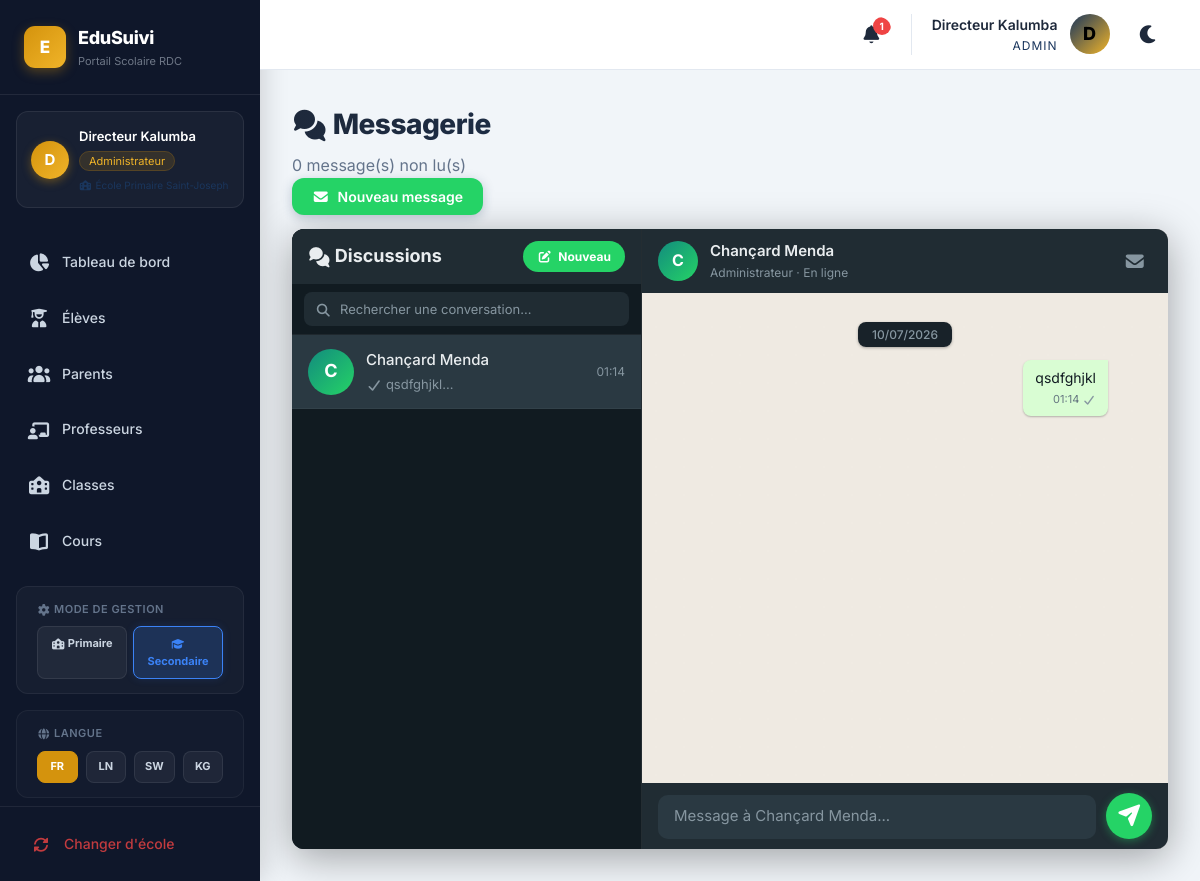
Screenshot of /admin/messages.php?contact=5 (signed in) with the database file from the repository.
### tables this page shows
CREATE TABLE `users` (
  `id` int(11) NOT NULL AUTO_INCREMENT,
  `name` varchar(100) NOT NULL,
  `email` varchar(100) NOT NULL,
  `password` varchar(255) NOT NULL,
  `role` enum('school','admin','teacher','parent') NOT NULL,
  `school_id` int(11) DEFAULT NULL,
  `reset_token` varchar(64) DEFAULT NULL,
  `reset_token_expiry` datetime DEFAULT NULL,
  `created_at` timestamp NOT NULL DEFAULT current_timestamp(),
  PRIMARY KEY (`id`),
  UNIQUE KEY `email` (`email`),
  KEY `fk_users_school` (`school_id`),
  KEY `idx_reset_token` (`reset_token`),
  CONSTRAINT `fk_users_school` FOREIGN KEY (`school_id`) REFERENCES `schools` (`id`) ON DELETE SET NULL
);

CREATE TABLE `messages` (
  `id` int(11) NOT NULL AUTO_INCREMENT,
  `sender_id` int(11) NOT NULL,
  `receiver_id` int(11) NOT NULL,
  `subject` varchar(200) NOT NULL,
  `body` text NOT NULL,
  `is_read` tinyint(1) DEFAULT 0,
  `is_deleted_sender` tinyint(1) DEFAULT 0,
  `is_deleted_receiver` tinyint(1) DEFAULT 0,
  `created_at` timestamp NOT NULL DEFAULT current_timestamp(),
  PRIMARY KEY (`id`),
  KEY `sender_id` (`sender_id`),
  KEY `idx_messages_receiver` (`receiver_id`,`is_read`),
  CONSTRAINT `messages_ibfk_1` FOREIGN KEY (`sender_id`) REFERENCES `users` (`id`) ON DELETE CASCADE,
  CONSTRAINT `messages_ibfk_2` FOREIGN KEY (`receiver_id`) REFERENCES `users` (`id`) ON DELETE CASCADE
);

### includes/messages_core.php (called while the page is built, shortened)
<?php
function messagesPage($pdo, $currentUser, $role) {
    $userId  = $currentUser['id'];
    $contactId = intval($_GET['contact'] ?? 0);
    $contactUser = null;
    if ($contactId) {
        $stmt = $pdo->prepare("SELECT id, name, role FROM users WHERE id = ?");
        $stmt->execute([$contactId]);
        $contactUser = $stmt->fetch();
        $pdo->prepare("UPDATE messages SET is_read=1 WHERE sender_id=? AND receiver_id=? AND is_read=0")
            ->execute([$contactId, $userId]);
    }
    if ($contactUser) {
        $stmt = $pdo->prepare("
            SELECT m.*,
                   s.name AS sender_name,
                   r.name AS receiver_name
            FROM messages m
            JOIN users s ON m.sender_id  = s.id
            JOIN users r ON m.receiver_id = r.id
            WHERE (
                (m.sender_id=? AND m.receiver_id=? AND m.is_deleted_sender=0)
                OR
                (m.sender_id=? AND m.receiver_id=? AND m.is_deleted_receiver=0)
            )
            ORDER BY m.created_at ASC
        ");
        $stmt->execute([$userId, $contactId, $contactId, $userId]);
        $conversation = $stmt->fetchAll();
    }
    $convStmt = $pdo->prepare("
        SELECT
            u.id, u.name, u.role,
            last_msg.body        AS last_body,
            last_msg.created_at  AS last_time,
            last_msg.sender_id   AS last_sender,
            COALESCE(unread.cnt, 0) AS unread_count
        FROM users u
        JOIN (
            SELECT
                CASE WHEN sender_id=:me THEN receiver_id ELSE sender_id END AS partner_id,
                body, created_at, sender_id,
                ROW_NUMBER() OVER (
                    PARTITION BY CASE WHEN sender_id=:me THEN receiver_id ELSE sender_id END
                    ORDER BY created_at DESC
                ) AS rn
            FROM messages
            WHERE (sender_id=:me AND is_deleted_sender=0)
               OR (receiver_id=:me AND is_deleted_receiver=0)
        ) last_msg ON u.id = last_msg.partner_id AND last_msg.rn = 1
        LEFT JOIN (
            SELECT sender_id, COUNT(*) AS cnt
            FROM messages
            WHERE receiver_id=:me AND is_read=0 AND is_deleted_receiver=0
            GROUP BY sender_id
        ) unread ON unread.sender_id = u.id
        ORDER BY last_msg.created_at DESC
    ");
    $convStmt->execute([':me' => $userId]);
    $conversations = $convStmt->fetchAll();
    $unreadCnt = (int) $pdo->prepare("
        SELECT COUNT(*) FROM messages WHERE receiver_id=? AND is_read=0 AND is_deleted_receiver=0
    ")->execute([$userId]) ? $pdo->query("
        SELECT COUNT(*) FROM messages WHERE receiver_id=$userId AND is_read=0 AND is_deleted_receiver=0
    ")->fetchColumn() : 0;
    $uStmt = $pdo->prepare("SELECT COUNT(*) FROM messages WHERE receiver_id=? AND is_read=0 AND is_deleted_receiver=0");
    $uStmt->execute([$userId]);
    $unreadCnt = (int) $uStmt->fetchColumn();
    $recipients = $pdo->query("SELECT id, name, role FROM users WHERE id != $userId ORDER BY role, name")->fetchAll();
    $roleLabels = ['admin' => 'Administrateur', 'teacher' => 'Enseignant', 'parent' => 'Parent'];
    return compact(
        'success', 'error',
        'conversations', 'conversation',
        'contactUser', 'contactId',
        'unreadCnt', 'recipients', 'roleLabels'
    );
}

### includes/config.php (called while the page is built, shortened)
<?php
function getUser() {
    return [
        'id'          => $_SESSION['user_id'] ?? null,
        'name'        => $_SESSION['user_name'] ?? '',
        'email'       => $_SESSION['user_email'] ?? '',
        'role'        => $_SESSION['user_role'] ?? '',
        'school_id'   => $_SESSION['school_id'] ?? null,
        'school_mode' => $_SESSION['school_mode'] ?? 'secondaire',
    ];
}
function escape($str) {
    return htmlspecialchars($str, ENT_QUOTES, 'UTF-8');
}

### admin/messages.php (the view, shortened to what this page needs)
<?php
require_once __DIR__ . '/../includes/config.php';
require_once __DIR__ . '/../includes/header.php';
require_once __DIR__ . '/../includes/messages_core.php';
$data = messagesPage($pdo, $currentUser, 'admin');
extract($data);
?>
<div class="page-header" style="margin-bottom:14px;">
    <div>
        <h2>💬 Messagerie</h2>
        <p><?= $unreadCnt ?> message(s) non lu(s)</p>
    </div>
    <button class="btn btn-primary" onclick="openModal('composeModal')" style="background:var(--wa-green);border-color:var(--wa-green);">✉️ Nouveau message</button>
</div>
<div class="messaging-container">
    <div class="messages-sidebar" id="convSidebar">
        <div class="messages-sidebar-header">
            <h3>💬 Discussions</h3>
            <button class="wa-new-btn" onclick="openModal('composeModal')" title="Nouveau message">✏️ Nouveau</button>
        </div>
        <div class="wa-search">
            <div class="wa-search-wrap">
                <span class="wa-search-icon">🔍</span>
                <input type="text" id="searchConv" placeholder="Rechercher une conversation..." oninput="filterConversations(this.value)">
            </div>
        </div>
        <div class="messages-list" id="convList">
            <?php if (empty($conversations)): ?>
                <div style="padding:48px 24px;text-align:center;color:#8696a0;">
                    <div style="font-size:48px;margin-bottom:12px;opacity:.4;">💬</div>
                    <p style="font-size:13px;">Aucune conversation.<br>Envoyez le premier message !</p>
                </div>
            <?php else: ?>
                <?php foreach ($conversations as $conv):
                    $isActive  = ($conv['id'] == $contactId);
                    $hasUnread = ($conv['unread_count'] > 0);
                    $isMe      = ($conv['last_sender'] == $currentUser['id']);
                    $preview   = ($isMe ? '✓ ' : '') . htmlspecialchars(substr($conv['last_body'] ?? '', 0, 42));
                    $timeStr   = $conv['last_time'] ? date('H:i', strtotime($conv['last_time'])) : '';
                ?>
                <a href="?contact=<?= $conv['id'] ?>" class="wa-conv-item <?= $isActive ? 'active' : '' ?> <?= $hasUnread ? 'unread' : '' ?>" data-name="<?= strtolower(escape($conv['name'])) ?>">
                    <div class="wa-avatar"><?= strtoupper(substr($conv['name'], 0, 1)) ?></div>
                    <div class="wa-conv-meta">
                        <div class="wa-conv-name"><?= escape($conv['name']) ?></div>
                        <div class="wa-conv-preview"><?= $preview ?>...</div>
                    </div>
                    <div class="wa-conv-right">
                        <span class="wa-time"><?= $timeStr ?></span>
                    </div>
                </a>
                <?php endforeach; ?>
            <?php endif; ?>
        </div>
    </div>
    <div class="chat-view" id="chatPanel">
        <?php if ($contactUser): ?>
            <div class="wa-chat-header">
                <div class="wa-chat-user">
                    <div class="wa-chat-avatar"><?= strtoupper(substr($contactUser['name'], 0, 1)) ?></div>
                    <div>
                        <div class="wa-chat-name"><?= escape($contactUser['name']) ?></div>
                        <div class="wa-chat-sub"><?= $roleLabels[$contactUser['role']] ?? $contactUser['role'] ?> · En ligne</div>
                    </div>
                </div>
                <div style="display:flex;gap:8px;">
                    <button onclick="openModal('composeModal')" style="background:none;border:none;cursor:pointer;font-size:18px;color:#8696a0;padding:6px;" title="Nouveau message">✉️</button>
                </div>
            </div>
            <div class="wa-messages-area" id="msgArea">
                <?php if (empty($conversation)): ?>
                    <div class="wa-empty">
                        <div class="wa-empty-icon">💬</div>
                        <h3>Nouvelle conversation</h3>
                        <p>Aucun message avec <?= escape($contactUser['name']) ?>.<br>Dites bonjour !</p>
                    </div>
                <?php else:
                    $prevDate = null;
                    foreach ($conversation as $msg):
                        $msgDate = date('Y-m-d', strtotime($msg['created_at']));
                        $isSent  = ($msg['sender_id'] == $currentUser['id']);
                        if ($msgDate !== $prevDate):
                            $prevDate = $msgDate;
                            $label = ($msgDate === date('Y-m-d')) ? "Aujourd'hui" :
                                     ($msgDate === date('Y-m-d', strtotime('-1 day')) ? 'Hier' :
                                     date('d/m/Y', strtotime($msgDate)));
                ?>
                    <div class="wa-date-divider"><span><?= $label ?></span></div>
                <?php endif; ?>
                    <div class="wa-msg-row <?= $isSent ? 'sent' : 'received' ?>">
                        <div class="wa-bubble">
                            <div style="white-space:pre-wrap;"><?= escape($msg['body']) ?></div>
                            <span class="wa-bubble-time">
                                <?= date('H:i', strtotime($msg['created_at'])) ?>
                                <?php if ($isSent): ?>
                                    <span style="color:<?= $msg['is_read'] ? 'var(--wa-tick-color)' : '#8696a0' ?>;"><?= $msg['is_read'] ? '✓✓' : '✓' ?></span>
                                <?php endif; ?>
                            </span>
                        </div>
                    </div>
                <?php endforeach; endif; ?>
            </div>
            <div class="wa-input-bar">
                <form method="POST" style="display:flex;gap:10px;width:100%;align-items:flex-end;" id="replyForm">
                    <textarea name="body" id="msgBody" placeholder="Message à <?= escape($contactUser['name']) ?>..." required
                              rows="1" onkeydown="handleEnter(event)"></textarea>
                    <button type="submit" class="wa-send-btn" title="Envoyer">➤</button>
                </form>
            </div>
        <?php endif; ?>
    </div>
</div>
<?php require_once __DIR__ . '/../includes/footer.php'; ?>

### rows the page displays
users: name "C", name "Chançard Menda", timeStr "01:14", role "Administrateur", body "Message à Chançard Menda..."
messages: created_at "10/07/2026", body "qsdfghjkl", created_at "01:14"

### other values shown
t('app_name') "EduSuivi"
t('app_subtitle') "Portail Scolaire RDC"
substr($currentUser['name'], 0, 1) "D"
$currentUser['name'] "Directeur Kalumba"
$roleLabels[$currentUser['role']] "Administrateur"
t($navLabel) "Tableau de bord"
t($navLabel) "Élèves"
t($navLabel) "Parents"
t($navLabel) "Classes"
t($navLabel) "Cours"
t('language') "LANGUE"
$notifCount "1"
$currentUser['role'] "ADMIN"
$unreadCnt "0"
